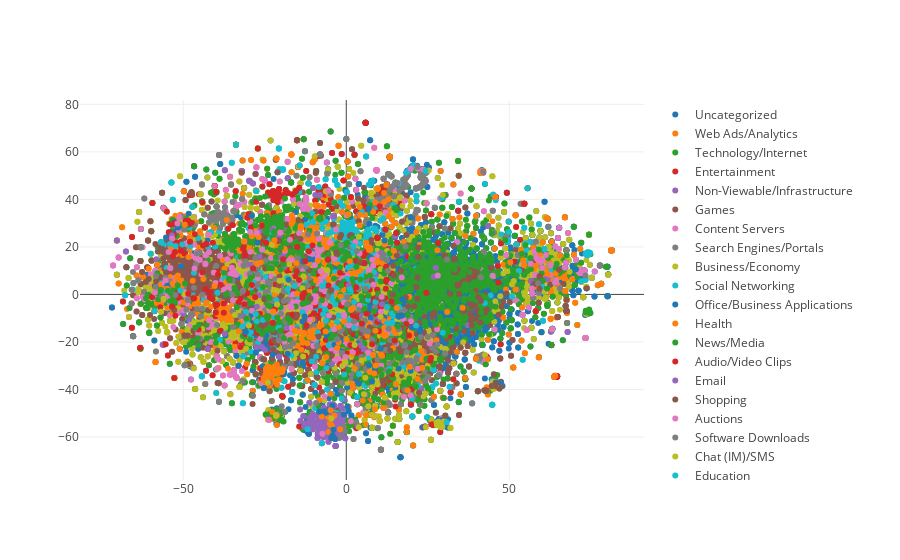

This figure's notebook cell:
### Code cell
"""
Technology/Internet                480
Shopping                           465
Business/Economy                   443
News/Media                         435
Travel                             258
Search Engines/Portals             251
Entertainment                      241
Financial Services                 233
Pornography                        190
Education                          162
Health                             156
Government/Legal                   141
Sports/Recreation                  131
Reference                          120
Uncategorized                      119
Web Ads/Analytics                  109
Games                              102
Society/Daily Living               102
"""

# unique_categories = ['Content Servers', 'Malicious Sources/Malnets', 'Sports/Recreation', 'Health', 'Education', 'Technology/Internet', 'Shopping', 'Business/Economy', 'News/Media', 'Travel', 'Entertainment']
fig = {
    'data': [
        {
            'x': tsne_fit[tsne_fit['category']==category]['x'],
            'y': tsne_fit[tsne_fit['category']==category]['y'],
            'text': tsne_fit[tsne_fit['category']==category]['domain'],
            'name': category, 'mode': 'markers',
            #'visible': 'legendonly',
        } for category in unique_categories   # # most_frequent_domain_categories
    ],
    'layout': {
        'xaxis': {'title': ''},
        'yaxis': {'title': ""}
    }
}

# IPython notebook
iplot(fig, filename='t-SNE plot of domain name vectors')
tsne_file_path = os.path.join(DATA_DIR, DATASET_VER, RUN_NAME, TSNE_PLOT_FILE_NAME)
plotly.offline.plot(fig, filename=tsne_file_path)
